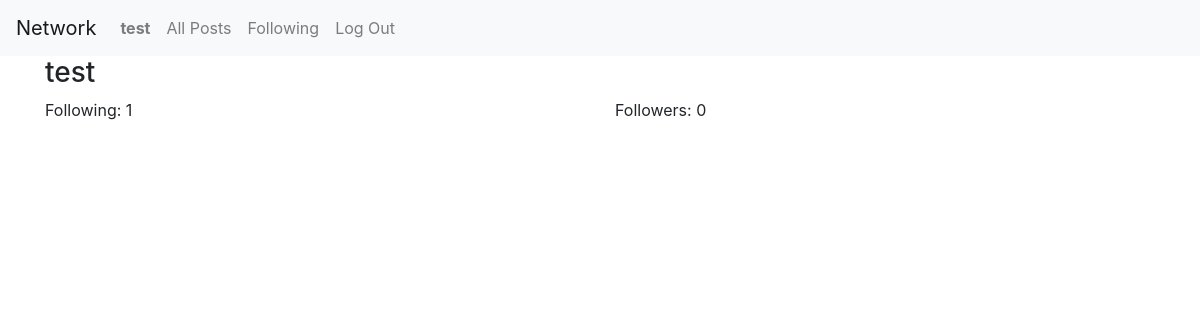
/u/test (signed in), run on an earlier commit of the app's database.
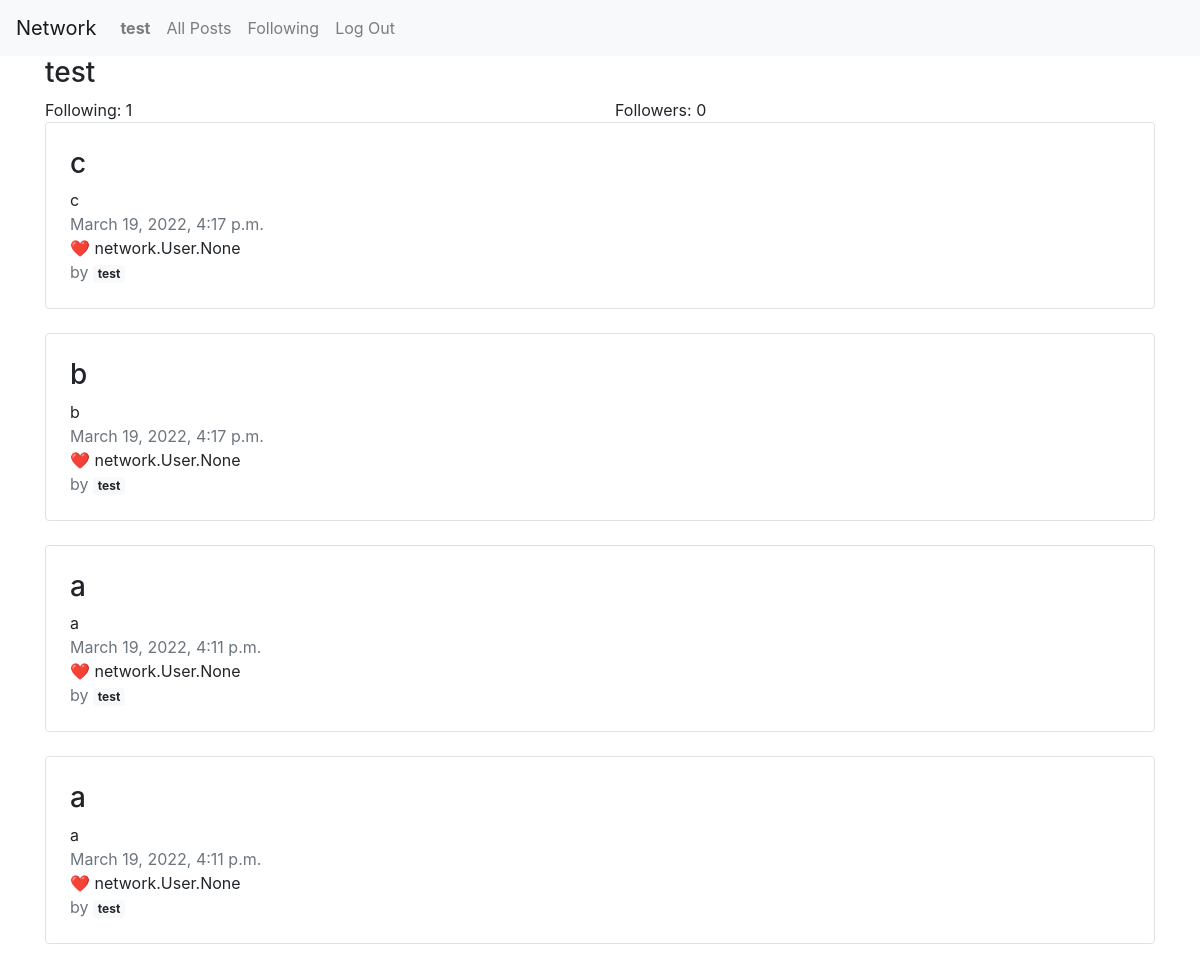
And on a later commit of the database.
### network/models.py (models this page shows, shortened)
class User(AbstractUser):
    username = models.CharField(max_length=30, unique=True, primary_key=True)
    following = models.ManyToManyField(
        'self', related_name='followers', symmetrical=False)
    likes = models.ManyToManyField('Post', related_name='likes')

class Post(models.Model):
    id = models.AutoField(primary_key=True)
    user = models.ForeignKey(User, on_delete=models.CASCADE)
    title = models.CharField(max_length=100)
    content = models.TextField()
    created_at = models.DateTimeField(auto_now_add=True)
    updated_at = models.DateTimeField(auto_now=True)
    class Meta:
        ordering = ['-created_at']

### network/views.py (the view)
# urls.py: path("u/<str:username>", views.user, name="user"),
def user(request, username):
    user = User.objects.get(username=username)
    isFollowing = False
    if request.user.following.filter(username=username).exists():
        isFollowing = True
    return render(request, "network/user.html", {
        "username": username,
        "posts": Post.objects.filter(user=user),
        "following": user.following.all(),
        "followers": user.followers.all(),
        "isFollowing": isFollowing
    })

### network/templates/network/user.html (shortened to what this page needs)
{% extends "network/layout.html" %} {% block body %}
<div class="container">
	<h3>{{username}}</h3>
	<div class="row">
		<div class="col">Following: {{following|length}}</div>
		<div class="col">Followers: {{followers|length}}</div>
	</div>
	 {% for post in posts %}
	<div class="border rounded p-4 mb-4">
		<h3>{{post.title}}</h3>
		<div>{{post.content}}</div>
		<div class="text-muted">{{post.created_at}}</div>
		<div>❤️ {{post.likes}}</div>
		<div class="text-muted">
			by <span class="badge badge-light">{{post.user.username}}</span>
		</div>
	</div>
	{% endfor %}
</div>
{% endblock %}

### network/templates/network/layout.html (shortened to what this page needs)
{% load static %}
<!DOCTYPE html>
<html lang="en">
	<head>
		<link
			rel="stylesheet"
			href="https://stackpath.bootstrapcdn.com/bootstrap/4.4.1/css/bootstrap.min.css"
		/>
		<link
			rel="stylesheet"
			type="text/css"
			href="{% static 'network/styles.css' %}"
		/>
	</head>
	<body>
		<nav class="navbar navbar-expand-lg navbar-light bg-light">
			<a class="navbar-brand" href="#">Network</a>
			<div>
				<ul class="navbar-nav mr-auto">
					{% if user.is_authenticated %}
					<li class="nav-item">
						<a class="nav-link" href="{% url 'user' user.username %}"
							><strong>{{ user.username }}</strong></a
						>
					</li>
					{% endif %}
					<li class="nav-item">
						<a class="nav-link" href="{% url 'index' %}">All Posts</a>
					</li>
					{% if user.is_authenticated %}
					<li class="nav-item">
						<a class="nav-link" href="{% url 'following' %}">Following</a>
					</li>
					<li class="nav-item">
						<a class="nav-link" href="{% url 'logout' %}">Log Out</a>
					</li>
					{% endif %}
				</ul>
			</div>
		</nav>
		<div class="body">{% block body %} {% endblock %}</div>
	</body>
</html>

What changed in the data, as far as the page shows it:
added Post: title "c", content "c", created_at "March 19, 2022, 4:17 p.m.", likes "network.User.None", user.username "test"
added Post: title "b", content "b", created_at "March 19, 2022, 4:17 p.m.", likes "network.User.None", user.username "test"
added Post: title "a", content "a", created_at "March 19, 2022, 4:11 p.m.", likes "network.User.None", user.username "test"
added Post: title "a", content "a", created_at "March 19, 2022, 4:11 p.m.", likes "network.User.None", user.username "test"
